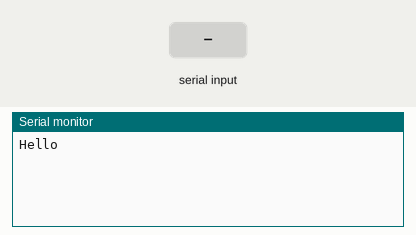
A sketch run on a simulated ESP32. On the bench: the last lines printed to the serial monitor. Inputs (shaded band) come from the test bench.

Above: at 1.2 s.
1.3 s: "90,45\n" received over Serial
At 2.1 s:
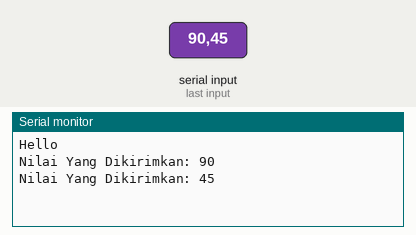
2.8 s: "30,150\n" received over Serial
At 4.6 s:
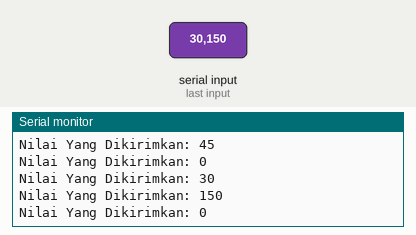
Timing chart, 0 to 6.1 s (numbered marks = the images above; inputs shaded):
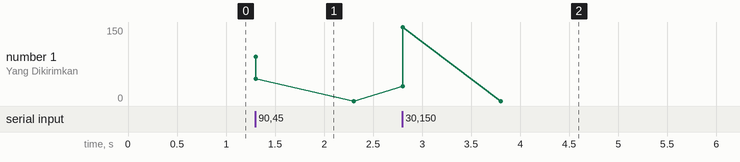

The sketch:

Penerima_ESP32.ino
```cpp
void setup() {
  Serial.begin(9600); // Mulai komunikasi serial dengan kecepatan 9600 bps
  Serial.println("Hello");
}


void loop() {
  if (Serial.available() > 0) { // Jika ada data yang tersedia di Serial
    int sensorValue = Serial.parseInt(); // Baca nilai yang dikirim melalui Serial
    Serial.print("Nilai Yang Dikirimkan: "); // Tampilkan pesan
    Serial.println(sensorValue); // Tampilkan nilai potensiometer
  }
}
```

Measured:
- after the input at 1.3 s, the serial monitor: prints a new line at once (image 1)
- after the input at 2.8 s, the serial monitor: prints a new line at once (image 2)
